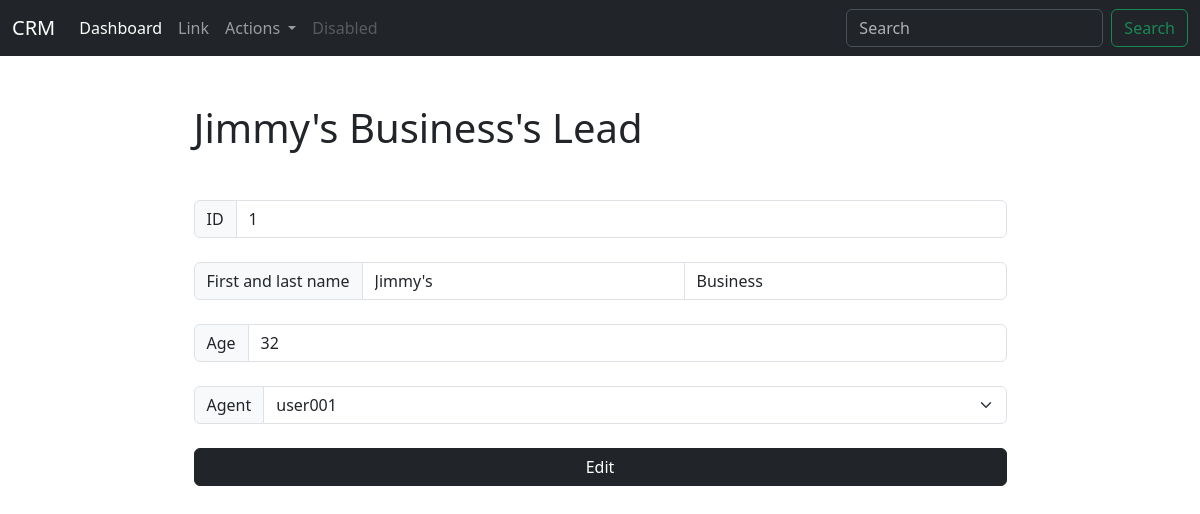
The page /leads/1 on the database its author committed.
### leads/models.py (models this page shows)
class Lead(models.Model):
    firstname = models.CharField(max_length=100)
    lastname = models.CharField(max_length=100)
    age = models.IntegerField(default=0)
    agent = models.ForeignKey(Agent, on_delete=models.SET_NULL, null=True)

### agents/models.py (models this page shows)
class Agent(models.Model):
    agent = models.OneToOneField(User, on_delete=models.CASCADE)

class User(AbstractUser):
    pass

### leads/views.py (the view)
# urls.py: path("<int:slug>", lead_details, name="lead_details"),
def lead_details(request, slug):
    lead = Lead.objects.get(id=slug)
    agents = Agent.objects.all()
    return render(request, "leads/lead_details.html", {'lead': lead, 'agents': agents})

### leads/templates/leads/lead_details.html (shortened to what this page needs)
{% extends 'layout.html' %}
{% block content %}
    <div class="container w-75 mt-5">
        <h1 class="mb-5">{{lead.firstname}} {{ lead.lastname }}'s Lead</h1>
        <form action="{% url 'leads:edit_lead' lead.id %}" class="d-flex flex-column gap-4">
            <div class="input-group">
                <span class="input-group-text">ID</span>
                <input type="text" aria-label="First name" class="form-control" value="{{ lead.id }}">
            </div>
            <div class="input-group">
                <span class="input-group-text">First and last name</span>
                <input type="text" aria-label="First name" class="form-control" value="{{ lead.firstname }}">
                <input type="text" aria-label="Last name" class="form-control" value="{{ lead.lastname }}">
            </div>
            <div class="input-group">
                <span class="input-group-text">Age</span>
                <input type="text" aria-label="First name" class="form-control" value="{{ lead.age }}">
            </div>
            <div class="input-group">
                <span class="input-group-text">Agent</span>
                <select id="inputState" class="form-select" name="agent">
                    {% for agent in agents %}
                        <option value="{{ agent.agent.id }}"
                            {% if lead.agent.agent.id == agent.agent.id %}
                                selected
                            {% endif %}
                        >{{ agent.agent.username }}</option>
                    {% endfor %}
                </select>
            </div>
            <button class="btn btn-dark">Edit</button>
        </form>
    </div>
{% endblock content %}

### rows shown on the page
Lead: firstname "Jimmy's", lastname "Business", id "1", age "32", agent "user001"
